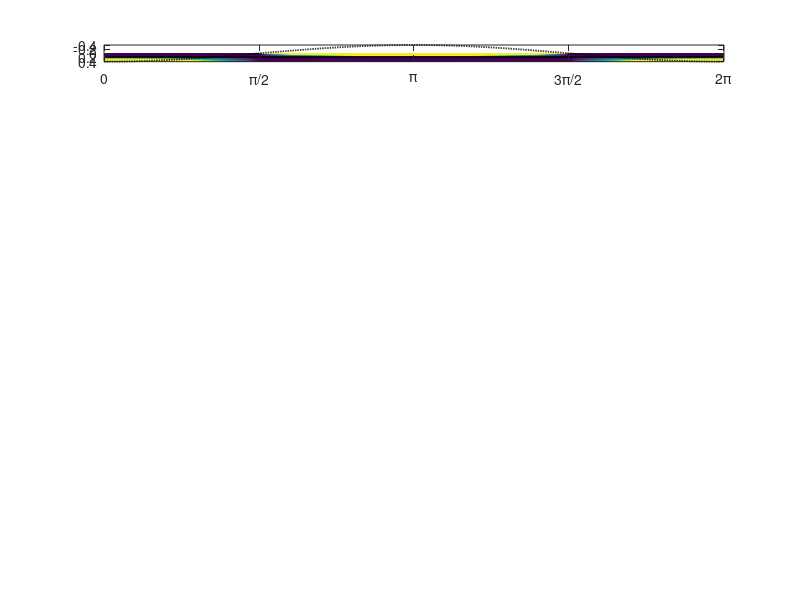

Write MATLAB code to recreate this figure. (Note: this script raises an error after producing the figure.)
% Box lengths considered
L_x = [32	20	16	10	8];
% Longest wavelength in the box 
for i=1:size(L_x,2)
    m(i) = 1/L_x(i);
end

% top R_m for which mean-field is valid  (R_m << 1)
R_min = 0.4;
% step R_m to consider R_m =  R_min/step_R_min ++ 
step_R_min = 1001;
% set incr=D/D_critical
%%incr = 2.0;
% set D
D = 1.0;


%count plots
k=1;
% for each m(j) calculate the growth rates and plot as heatmaps
figure(1)

for j=1:size(L_x,2)
    clear rm x
    % y-axis is for R_m
    rm(1)= R_min/step_R_min;
    for i=2:step_R_min
        rm(i) = rm(i-1) + R_min/step_R_min;
    end
    
    % x-axis is for x/L, where  x=[0, boxlength_x ], ie x/L=[0,2pi] 
    x(1) = 0.0;
    for i=2:step_R_min; 
        x(i) = (i-1)./(step_R_min-1)*2*pi;
    end
    
    % a mesh because you need data at every possible x-rm combination
    [X,RM] = meshgrid(x,rm);
    % calculate the growth rate, given D-increase
    % p = m^2cos^2(mx)*incr^2/R_min * Rm - 1/Rm * m^2
    %%%% p = m(j)^2.*(cos(X).^2.*incr.^2./R_min.^2.*RM -1./RM); 
    
    % calculate the growth rate, given D itself
    %p = m(j)*( D^2*cos(X).^2.*RM -m(j)./RM); 
    p = D.*m(j).*cos(X).*(RM-m(j)./RM);
    % plot as heatmaps 
    if (k<6)
        clims = [0.0 0.005];
    else
        clims = [0.0 0.005];
    end 
     
    subplot(2*size(L_x,2),1, k);
    k=k+1;
    imagesc(x,rm,p, clims);
    hold on;
    plot(x, rm(end)*cos(x), 'k:','linewidth',1.3);
    plot([0 x(end)],[sqrt(m(j)) sqrt(m(j))],'k-', 'linewidth',1.1);
    hold off;
    % a mesh because
    %[X,Y] = meshgrid(x,y);
    % you need data at every possible x-y combination
    %Z = sqrt(1./X)./Y;
    % that scales the Z-values and plots a heatmap
    %imagesc(x,y,Z)
    set(gca,'xtick',[0,pi/2,pi,3*pi/2, 2*pi])
    set(gca,'xticklabel',{'0';'\pi/2'; '\pi';'3\pi/2';' 2\pi'})
    % choose a colormap of your liking
    colormap autumn(50)
    colorbar
    xlabel('X/L_x')
    ylabel('R_m')
    title(['Growth rate: AR_{box}= {',num2str(L_x(j)),'}'])
    set(gcf,'PaperPositionMode','auto')
    set(gca,'YDir','normal')
%     if (k<7)
%         clims2 = [0.0 0.005];
%     else
%         clims2 = [0.0 0.005];
%     end 
%     
%     subplot(2*size(L_x,2),2, k);
%     k=k+1;
%     contourf(x,rm,p,clims2)
%     hold on;
%     plot(x, rm(end)*cos(x), 'k:');
%     plot(x, sqrt(3.*m(j)),'b:');
%     hold off;
%     set(gca,'xtick',[0,pi/2,pi,3*pi/2, 2*pi])
%     set(gca,'xticklabel',{'0';'\pi/2'; '\pi';'3\pi/2';' 2\pi'})
%     xlabel('X/L_x')
%     ylabel('R_m')
%     title(['Growth rate contour: AR_{box}= {',num2str(L_x(j)),'}'])
%     set(gca,'YDir','normal')
%     colorbar
end 

